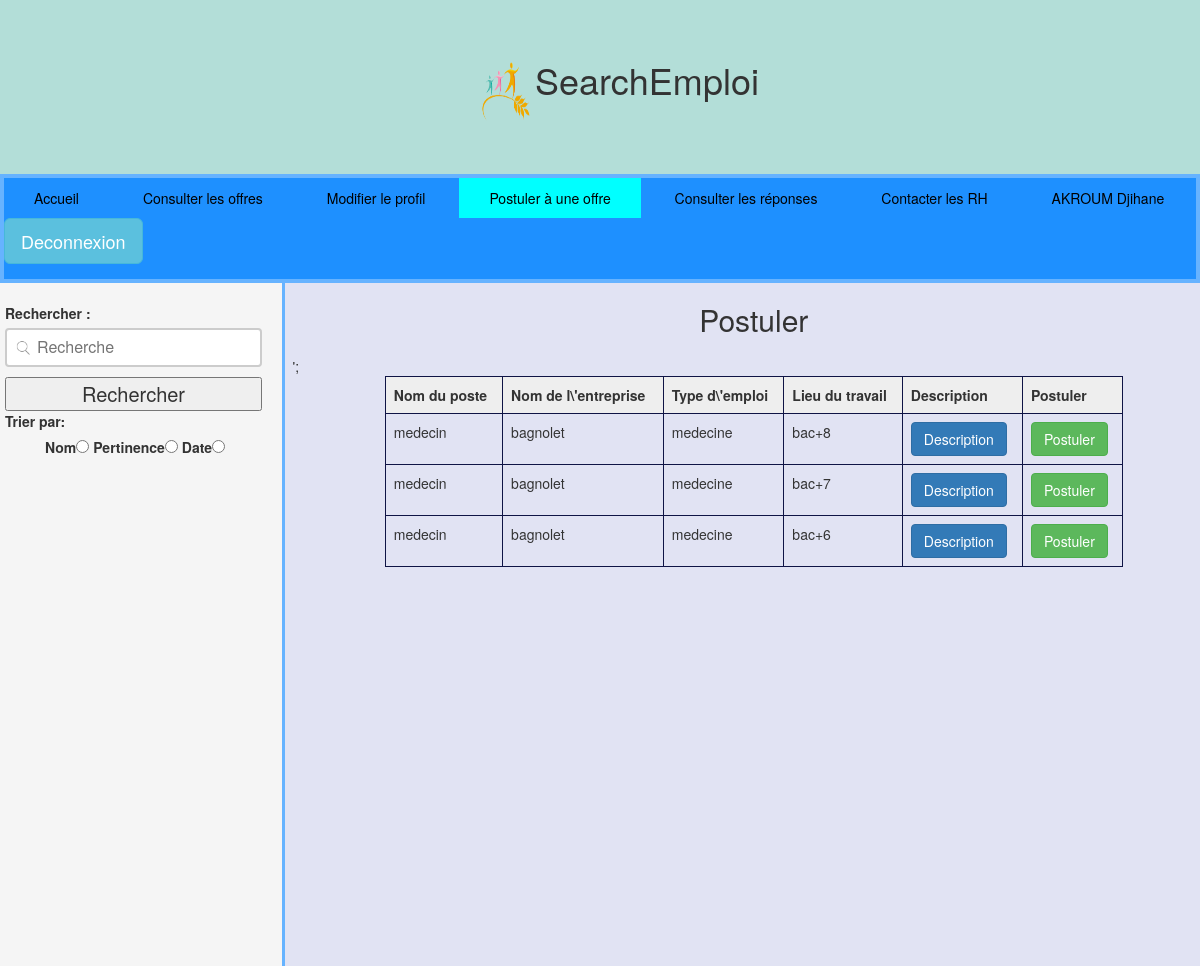
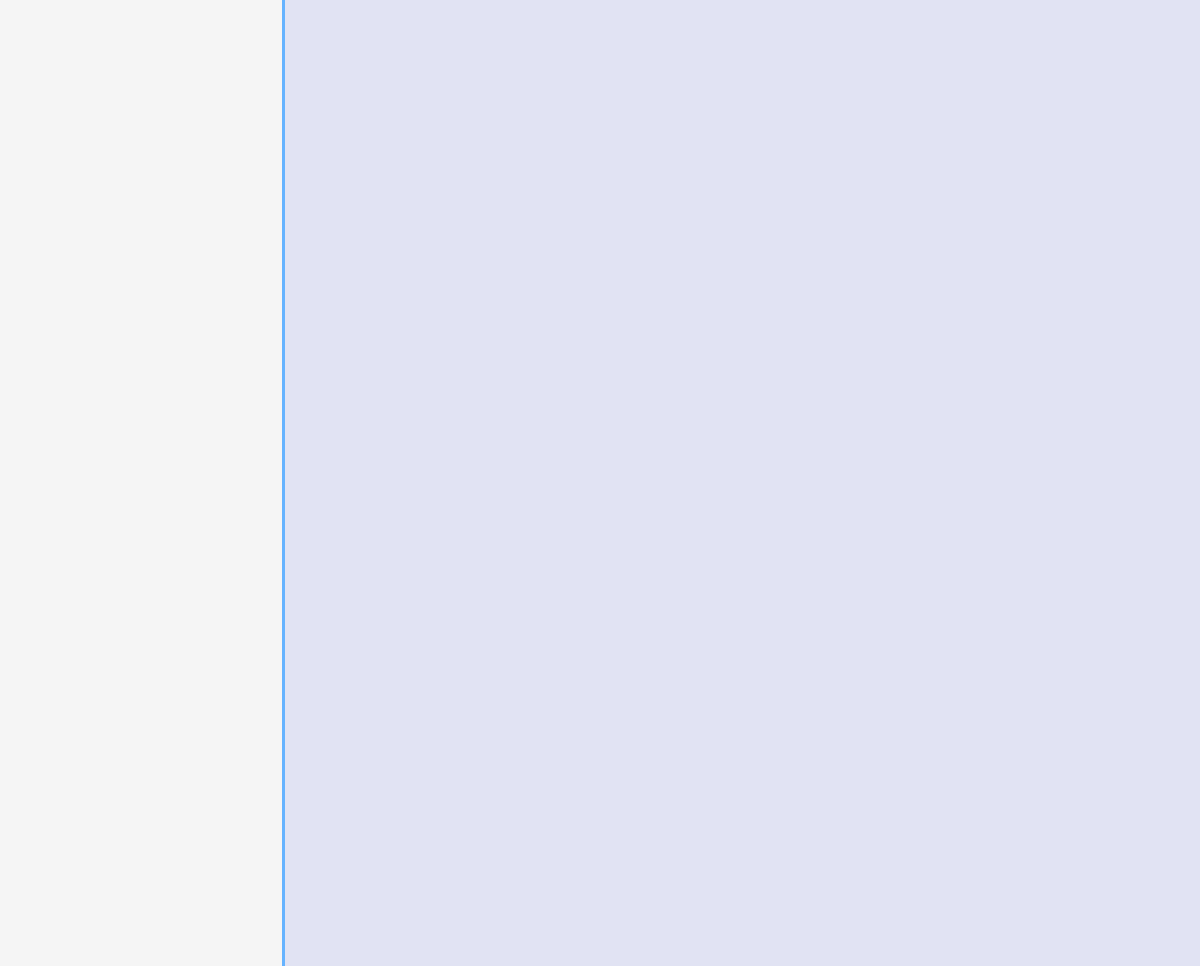
The app's page /Candidat_postuler.php (signed in) with its own data (2 pictures, top to bottom).
### tables this page shows
Create table OFFRES
(
    NUM_OFFRE		  INT(4),
    NOM_POSTE         VARCHAR(25) NOT NULL,
    LIEU_TRAVAIL      VARCHAR(25) NOT NULL,
    TYPE_EMPLOI	      VARCHAR(25) NOT NULL,
    DIPLOME		      VARCHAR(10) NOT NULL,
    MISSION		      VARCHAR(250) NOT NULL,
    PRIMARY KEY(NUM_OFFRE)
);

### Candidat_postuler.php (the view, shortened to what this page needs)
<!DOCTYPE html>
	<html>
		<head>
			<link rel="stylesheet" href="css/bootstrap.css" />
			<link rel="stylesheet" href="css/CSSpersonnalise.css" />
		</head>
		<body>
			<div class="header">
				<ul>
					<li><img src="css/logo.png" class="logo"></li>
					<li><h1>SearchEmploi</h1></li>
				</ul>
			</div>
			<nav class="menu">
				<a href="index.php">Accueil</a>
				<a href="consulter.php">Consulter les offres</a>
				<a href="Candidat_profil.php">Modifier le profil</a>
				<a href="Candidat_postuler.php" class="active">Postuler à une offre</a>
				<a href="Candidat_resultat.php">Consulter les réponses</a>
				<a href="contact.php">Contacter les RH</a>
				<?php
					$con = new Connexion;
					$bd = $con->init();
					if(isset($_SESSION['Login']) and trim($_SESSION['Login'])!="") {
						echo '<a href="Candidat_profil.php">'.$_SESSION['Nom'].' '.$_SESSION['Prenom'] .'</a><form class="form-group" action="index.php" method="post"><button class="btn btn-info btn-lg" type="submit" name="disconnected" value="True">Deconnexion</button></form>';
					}
				?>
			</nav>
			<div class="row">
				<div class="col-3">
					<form class="search" action="Candidat_postuler.php" method="post">
						<label for="recherche">Rechercher :</label>
						<input id="recherche" type="text" placeholder="Recherche">
						<button type="submit" class="btn-block">Rechercher</button>
						<label>Trier par:</label>
						<ul>
							<label>Nom<input type="radio" name="tri"></label>
							<label>Pertinence<input type="radio" name="tri"></label>
							<label>Date<input type="radio" name="tri"></label>
						</ul>
					</form>
				</div>
				<div class="col">
					<h2>Postuler</h2>
					<table class="table table-bordered">
						<thead class="jumbotron">
							<tr>
								<th>Nom du poste</th>
								<th>Nom de l\'entreprise</th>
								<th>Type d\'emploi</th>
								<th>Lieu du travail</th>
								<th>Description</th>
								<th>Postuler</th>
							</tr>
						</thead>
						<tbody>';
						<?php
							$requete = $bd->prepare('SELECT * FROM OFFRES');
							$requete->execute();
							while ($tab = $requete->fetch(PDO::FETCH_ASSOC) )
							{
								echo'			<tr><td>' . $tab['NOM_POSTE'] . '</td><td>' . $tab['LIEU_TRAVAIL'] .'</td><td>'. $tab['TYPE_EMPLOI'] .'</td><td>'. $tab['DIPLOME'] .'</td><td>
												<button type="button" class="btn btn-primary" data-toggle="modal" data-target="#exampleModalLong">Description</button>
												<div class="modal fade" id="exampleModalLong" tabindex="-1" role="dialog" aria-labelledby="exampleModalLongTitle" aria-hidden="true">
													<div class="modal-dialog" role="document">
														<div class="modal-content">
															<div class="modal-header">
																<h5 class="modal-title" id="exampleModalLongTitle">Description de l\'offre</h5>
																<button type="button" class="close" data-dismiss="modal" aria-label="Close">
																<span aria-hidden="true">&times;</span>
																</button>
															</div>
															<div class="modal-body">'.$tab['MISSION'].'<div class="modal-footer">
																<button type="button" class="btn btn-secondary" data-dismiss="modal">Fermer</button>
																<button type="button" class="btn btn-primary">Postuler</button>
															</div>
														</div>
													</div>
												</div>
												</td>
												<td><button type="submit" class="btn btn-success">Postuler</button></td>
												</tr>';
							}
					?>
					</tbody>
				</table>
			</div>
		</div>
	</body>
</html>

### css/CSSpersonnalise.css (style rules this page uses)
body { background-color: #E1E3F3; }
h1, h2, h3 { margin-top: 20px; margin-bottom: 20px; text-align:center; }
table { margin: auto; }
.col { -ms-flex-preferred-size: 0; flex-basis: 0; -ms-flex-positive: 1; flex-grow: 1; max-width: 75%; height:100; margin-left:25%; }
.col-3 { -ms-flex: 0 0 25%; flex: 0 0 25%; max-width: 25%; height:100%; background-color: #f5f5f5; position:absolute; padding: 20px; border-right: 3px solid #66b3ff; }
.table { width: 95%; max-width: 80%; margin-bottom: 1rem; }
.table { border: 0.5px solid #0F1445; }
.table-bordered > thead > tr > th, .table-bordered > tbody > tr > th, .table-bordered > tfoot > tr > th, .table-bordered > thead > tr > td, .table-bordered > tbody > tr > td, .table-bordered > tfoot > tr > td { border: 0.5px solid #0F1445; }
.btn-block { display: block; width: 100%; margin-top: 10px; font-size: 20px; }
.menu { padding: 0; margin: 0; background-color: #1e90ff; width:100%; border: 4px solid #66b3ff; }
.menu a { display: inline-block; padding: 10px 30px; text-align:center; color: black; text-decoration:none; }
input[type=text], input[type=password] { box-sizing: border-box; width:100%; border: 2px solid #ccc; border-radius: 4px; font-size: 16px; }
.search input[type=text] { background-color: white; background-image: url('searchicon.png'); background-size: 20px 20px; background-position: 6px 8px; background-repeat: no-repeat; padding: 6px 10px 6px 30px; }
.header { background-color: #B3DED8; padding: 40px; width:100%; text-align: center; }
.header ul li { display : inline-block; }
.active { background-color:cyan; }
.logo { width: 50px; height: 65px; }

### records on screen
offres: NOM_POSTE "medecin", LIEU_TRAVAIL "bagnolet", TYPE_EMPLOI "medecine", DIPLOME "bac+8"
offres: NOM_POSTE "medecin", LIEU_TRAVAIL "bagnolet", TYPE_EMPLOI "medecine", DIPLOME "bac+7"
offres: NOM_POSTE "medecin", LIEU_TRAVAIL "bagnolet", TYPE_EMPLOI "medecine", DIPLOME "bac+6"

### other values on screen
$_SESSION['Nom'] "AKROUM"
$_SESSION['Prenom'] "Djihane"
